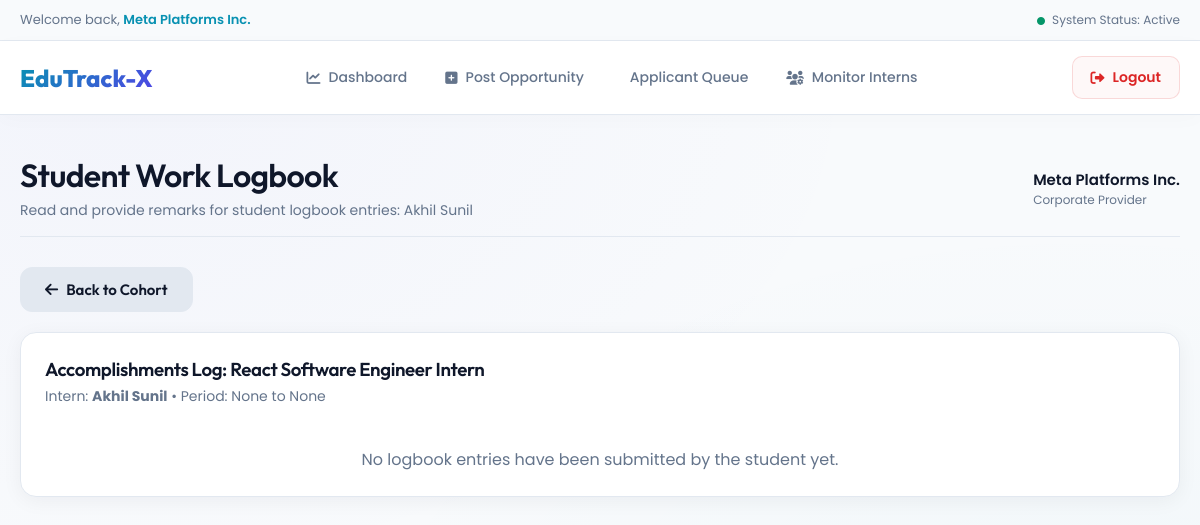
The page /Company/ViewLogs/2/ (signed in) on the database its author committed.
### Guest/models.py (models this page shows)
class tbl_company(models.Model):
    company_id = models.AutoField(primary_key=True)
    company_name = models.CharField(max_length=100)
    company_contactperson = models.CharField(max_length=100)
    company_email = models.EmailField(max_length=100, unique=True)
    company_contact = models.CharField(max_length=20)
    company_address = models.TextField()
    company_password = models.CharField(max_length=60)
    company_proof = models.FileField(upload_to='Assets/CompanyDocs/', null=True, blank=True)
    company_status = models.IntegerField(default=0) # 0 = Pending, 1 = Active/Approved, 2 = Rejected
    company_date = models.DateField(auto_now_add=True)

class tbl_student(models.Model):
    student_id = models.AutoField(primary_key=True)
    programme = models.ForeignKey(tbl_programme, on_delete=models.CASCADE)
    student_name = models.CharField(max_length=100)
    student_gender = models.CharField(max_length=20)
    student_dob = models.DateField()
    student_email = models.EmailField(max_length=100, unique=True)
    student_contact = models.CharField(max_length=20)
    student_address = models.TextField()
    student_admissionno = models.CharField(max_length=50, unique=True)
    student_semester = models.IntegerField(default=1)
    student_photo = models.FileField(upload_to='Assets/StudentDocs/', null=True, blank=True)
    student_password = models.CharField(max_length=60)
    student_status = models.IntegerField(default=0) # 0 = Pending, 1 = Active/Approved, 2 = Rejected
    student_date = models.DateField(auto_now_add=True)

### Student/models.py (models this page shows)
class tbl_internship(models.Model):
    internship_id = models.AutoField(primary_key=True)
    student = models.ForeignKey(tbl_student, on_delete=models.CASCADE, null=True, blank=True)
    company = models.ForeignKey(tbl_company, on_delete=models.CASCADE)
    faculty = models.ForeignKey(tbl_faculty, on_delete=models.SET_NULL, null=True, blank=True)
    internship_title = models.CharField(max_length=100)
    internship_description = models.TextField()
    internship_startdate = models.DateField(null=True, blank=True)
    internship_enddate = models.DateField(null=True, blank=True)
    internship_status = models.IntegerField(default=0) # 0 = Opportunity/Vacancy, 1 = Applied, 2 = Ongoing, 3 = Completed, 4 = Rejected
    internship_date = models.DateField(auto_now_add=True)
    internship_duration = models.CharField(max_length=50, blank=True, default='')
    internship_skills = models.TextField(blank=True, default='')
    internship_vacancies = models.IntegerField(default=1)
    internship_location = models.CharField(max_length=100, blank=True, default='')
    internship_eligibility = models.CharField(max_length=200, blank=True, default='')

### Company/views.py (the view)
# urls.py: path('ViewLogs/<int:iid>/', views.ViewLogs, name='ViewLogs'),
def ViewLogs(request, iid):
    company = get_company(request)
    if not company:
        return redirect('Guest:Login')
    internship = tbl_internship.objects.get(internship_id=iid, company=company)
    logs = tbl_internshiplog.objects.filter(internship=internship).order_by('-internshiplog_workdate')
    return render(request, 'Company/ViewLogs.html', {'internship': internship, 'logs': logs})

### Company/views.py (called while the page is built)
def get_company(request):
    if 'cid' not in request.session:
        return None
    return tbl_company.objects.filter(company_id=request.session['cid']).first()

### Company/Templates/Company/ViewLogs.html (shortened to what this page needs)
{% extends 'Company/CompanyBase.html' %}
{% block header_title %}Student Work Logbook{% endblock %}
{% block header_subtitle %}Read and provide remarks for student logbook entries: {{ internship.student.student_name }}{% endblock %}
{% block content %}
<div style="margin-bottom: 20px;">
    <a href="{% url 'Company:MonitorInterns' %}" class="btn btn-secondary"><i class="fa-solid fa-arrow-left"></i> Back to Cohort</a>
</div>
<div class="glass-card">
    <h3>Accomplishments Log: {{ internship.internship_title }}</h3>
    <span style="font-size: 14px; color: var(--text-muted); display: block; margin-top: 5px; margin-bottom: 25px;">
        Intern: <strong>{{ internship.student.student_name }}</strong> • Period: {{ internship.internship_startdate }} to {{ internship.internship_enddate }}
    </span>
    {% if logs %}
    <div class="custom-table-container">
        <table class="custom-table">
            <thead>
                <tr>
                    <th style="width: 110px;">Date</th>
                    <th style="width: 80px;">Hours</th>
                    <th>Accomplished Work</th>
                    <th>Technologies</th>
                    <th>Challenges & Outcomes</th>
                    <th>Mentor Remarks</th>
                    <th style="text-align: right; width: 280px;">Provide / Update Remark</th>
                </tr>
            </thead>
            <tbody>
                {% for log in logs %}
                <tr>
                    <td><strong>{{ log.internshiplog_workdate }}</strong></td>
                    <td><span class="badge badge-primary">{{ log.internshiplog_hours }} hrs</span></td>
                    <td style="font-size: 13px; line-height: 1.4; vertical-align: top;">{{ log.internshiplog_workdone }}</td>
                    <td style="font-size: 13px; color: var(--primary); vertical-align: top;">{{ log.internshiplog_technologies }}</td>
                    <td style="font-size: 13px; line-height: 1.4; vertical-align: top;">
                        <span style="display: block;"><strong>Challenges:</strong> {{ log.internshiplog_challenges }}</span>
                        <span style="display: block; margin-top: 4px;"><strong>Learning:</strong> {{ log.internshiplog_learning }}</span>
                    </td>
                    <td style="font-size: 13px; color: var(--success); vertical-align: top; font-weight: 500;">
                        {% if log.internshiplog_remark %}
                        {{ log.internshiplog_remark }}
                        {% else %}
                        <span style="color: var(--text-muted); font-style: italic; font-weight: normal;">No feedback yet</span>
                        {% endif %}
                    </td>
                    <td style="text-align: right; vertical-align: middle;">
                        <form action="{% url 'Company:AddLogRemark' log.internshiplog_id %}" method="post" style="display: flex; gap: 8px; justify-content: flex-end; align-items: center;">
                            {% csrf_token %}
                            <input class="form-control" type="text" name="txt_remark" required placeholder="Type remark..." value="{{ log.internshiplog_remark|default:'' }}" style="padding: 6px 12px; font-size: 13px; max-width: 170px;">
                            <button type="submit" class="btn btn-primary" style="padding: 6px 12px; font-size: 13px;">Save</button>
                        </form>
                    </td>
                </tr>
                {% endfor %}
            </tbody>
        </table>
    </div>
    {% else %}
    <p style="color: var(--text-muted); text-align: center; margin-top: 40px;">No logbook entries have been submitted by the student yet.</p>
    {% endif %}
</div>
{% endblock %}

### Company/Templates/Company/CompanyBase.html (shortened to what this page needs)
{% load static %}
<!DOCTYPE html>
<html lang="en">
<head>
    <link rel="stylesheet" href="{% static 'css/style.css' %}">
    <link href="https://cdnjs.cloudflare.com/ajax/libs/font-awesome/6.0.0/css/all.min.css" rel="stylesheet">
</head>
<body>
    <div class="sub-header">
        <div class="container">
            <div class="sub-header-content">
                <span class="welcome-text">Welcome back, <em>{{ request.session.name }}</em></span>
                <span class="system-status"><i class="fa-solid fa-circle" style="color: var(--success); font-size: 8px; margin-right: 4px;"></i> System Status: Active</span>
            </div>
        </div>
    </div>
    <header class="dashboard-header-nav">
        <div class="container">
            <nav class="dashboard-nav">
                <a href="{% url 'Company:Dashboard' %}" class="logo">
                    EduTrack-X
                </a>
                <ul class="nav-menu" id="nav-menu">
                    <li class="{% block active_dashboard %}{% endblock %}">
                        <a href="{% url 'Company:Dashboard' %}">
                            <i class="fa-solid fa-chart-line"></i> Dashboard
                        </a>
                    </li>
                    <li class="{% block active_post %}{% endblock %}">
                        <a href="{% url 'Company:PostInternship' %}">
                            <i class="fa-solid fa-square-plus"></i> Post Opportunity
                        </a>
                    </li>
                    <li class="{% block active_apps %}{% endblock %}">
                        <a href="{% url 'Company:InternshipApplications' %}">
                             Applicant Queue
                        </a>
                    </li>
                    <li class="{% block active_monitor %}{% endblock %}">
                        <a href="{% url 'Company:MonitorInterns' %}">
                            <i class="fa-solid fa-users-gear"></i> Monitor Interns
                        </a>
                    </li>
                </ul>
                <div class="nav-right">
                    <a href="{% url 'Guest:Logout' %}" class="btn-logout">
                        <i class="fa-solid fa-right-from-bracket"></i> Logout
                    </a>
                </div>
            </nav>
        </div>
    </header>
    <div class="dashboard-main-content animate-fade-in">
        <div class="dashboard-header">
            <div>
                <h1>{% block header_title %}Provider Portal{% endblock %}</h1>
                <p style="color: var(--text-muted); font-size: 14px; margin-top: 5px;">{% block header_subtitle %}FYUGP Internship Provider Console{% endblock %}</p>
            </div>
            <div class="user-profile-badge">
                <div class="user-name-role">
                    <span class="name">{{ request.session.name }}</span>
                    <span class="role">Corporate Provider</span>
                </div>
            </div>
        </div>
        {% block content %}
        {% endblock %}
    </div>
</body>
</html>

### static/css/style.css (style rules this page uses)
:root { --bg-dark: #f8fafc; --bg-surface: #ffffff; --border-color: #e2e8f0; --primary: #0891b2; --primary-glow: rgba(8, 145, 178, 0.08); --secondary: #4f46e5; --secondary-glow: rgba(79, 70, 229, 0.08); --accent: #9333ea; --success: #059669; --success-glow: rgba(5, 150, 105, 0.08); --warning: #d97706; --danger: #dc2626; --text-main: #0f172a; --text-muted: #64748b; --font-outfit: 'Outfit', sans-serif; --font-inter: 'Inter', sans-serif; --font-poppins: 'Poppins', sans-serif; --transition-smooth: all 0.3s cubic-bezier(0.4, 0, 0.2, 1); }
* { box-sizing: border-box; margin: 0; padding: 0; }
body { background-color: var(--bg-dark); background-image: radial-gradient(at 10% 10%, rgba(79, 70, 229, 0.03) 0px, transparent 50%), radial-gradient(at 90% 90%, rgba(8, 145, 178, 0.03) 0px, transparent 50%); background-attachment: fixed; color: var(--text-main); font-family: var(--font-poppins); min-height: 100vh; display: flex; flex-direction: column; overflow-x: hidden; }
h1, h2, h3, h4, h5, h6 { font-family: var(--font-outfit); font-weight: 600; color: var(--text-main); letter-spacing: -0.02em; }
a { color: var(--primary); text-decoration: none; transition: var(--transition-smooth); }
.animate-fade-in { animation: fadeInUp 0.6s ease-out forwards; }
.glass-card { background: var(--bg-surface); border: 1px solid var(--border-color); border-radius: 16px; padding: 24px; box-shadow: 0 4px 20px 0 rgba(15, 23, 42, 0.05); transition: var(--transition-smooth); }
.btn { display: inline-flex; align-items: center; justify-content: center; gap: 8px; padding: 12px 24px; border-radius: 12px; font-family: var(--font-outfit); font-size: 15px; font-weight: 600; cursor: pointer; transition: var(--transition-smooth); border: none; }
.btn-secondary { background: #e2e8f0; color: var(--text-main); border: 1px solid var(--border-color); }
.dashboard-header { display: flex; justify-content: space-between; align-items: center; margin-bottom: 30px; padding-bottom: 15px; border-bottom: 1px solid var(--border-color); }
.user-profile-badge { display: flex; align-items: center; gap: 12px; }
.user-name-role { display: flex; flex-direction: column; }
.user-name-role span.name { font-weight: 600; font-size: 15px; }
.user-name-role span.role { font-size: 12px; color: var(--text-muted); }
.sub-header { background-color: #f8fafc; border-bottom: 1px solid var(--border-color); padding: 10px 0; font-size: 13px; color: var(--text-muted); }
.sub-header .container { max-width: 1200px; margin: 0 auto; padding: 0 20px; display: flex; justify-content: space-between; align-items: center; }
.sub-header-content { display: flex; justify-content: space-between; width: 100%; align-items: center; }
.sub-header-content .welcome-text em { font-style: normal; color: var(--primary); font-weight: 600; }
.sub-header-content .system-status { font-size: 12px; }
.dashboard-header-nav { background: rgba(255, 255, 255, 0.95); backdrop-filter: blur(12px); border-bottom: 1px solid var(--border-color); position: sticky; top: 0; z-index: 1000; padding: 15px 0; box-shadow: 0 4px 20px 0 rgba(15, 23, 42, 0.02); transition: var(--transition-smooth); }
.dashboard-header-nav .container { max-width: 1200px; margin: 0 auto; padding: 0 20px; }
.dashboard-nav { display: flex; justify-content: space-between; align-items: center; position: relative; }
.dashboard-nav .logo { font-family: var(--font-outfit); font-size: 24px; font-weight: 800; background: linear-gradient(135deg, var(--primary) 0%, var(--secondary) 100%); -webkit-background-clip: text; -webkit-text-fill-color: transparent; text-decoration: none; display: inline-block; }
.nav-menu { display: flex; list-style: none; gap: 8px; align-items: center; margin: 0; padding: 0; }
.nav-menu li a { color: var(--text-muted); font-weight: 500; font-size: 14px; padding: 10px 14px; border-radius: 10px; transition: var(--transition-smooth); display: flex; align-items: center; gap: 8px; border: 1px solid transparent; }
.nav-right { display: flex; align-items: center; gap: 15px; }
.btn-logout { display: inline-flex; align-items: center; gap: 8px; color: var(--danger) !important; font-weight: 600; font-size: 14px; padding: 10px 18px; border: 1px solid rgba(220, 38, 38, 0.15); background: rgba(220, 38, 38, 0.03); border-radius: 10px; transition: var(--transition-smooth); cursor: pointer; }
.dashboard-main-content { max-width: 1200px; margin: 40px auto; padding: 0 20px 60px 20px; width: 100%; box-sizing: border-box; }

### rows shown on the page
tbl_company: session.name "Meta Platforms Inc."
tbl_internship: student.student_name "Akhil Sunil", internship_title "React Software Engineer Intern", internship_startdate "None", internship_enddate "None"
